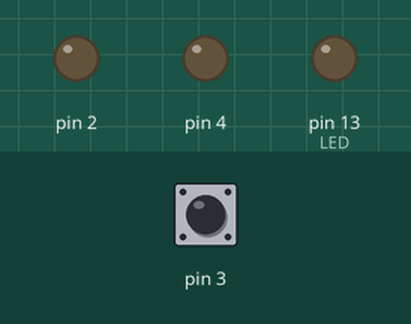
Recording of a sketch running on a simulated Arduino Uno, built with avr-gcc and run on an emulated ATmega328P. Parts: output pins drawn as LEDs (lit = HIGH). The test bench sets the inputs (shaded band); at power-on: pin 3 HIGH.

Above: at 0.8 s.
0.9 s: pin 3 pulled LOW for 3.2 s
At 5.1 s:
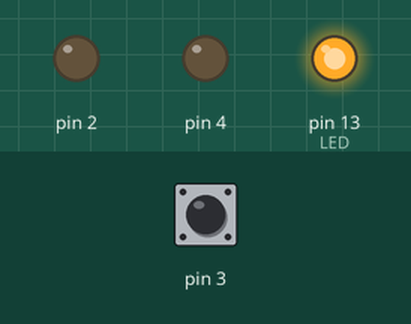
8.6 s: pin 3 driven HIGH
10.4 s: pin 3 driven LOW
At 11.5 s:
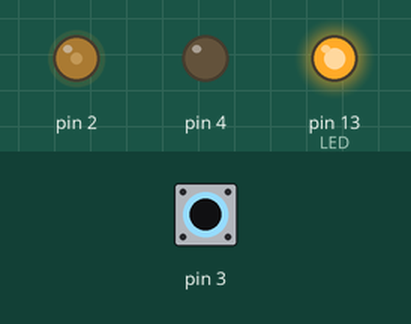
11.9 s: pin 3 driven HIGH
At 13.4 s:
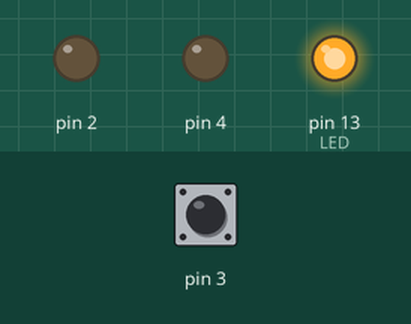
Timing chart, 0 to 14.4 s (numbered marks = the images above; inputs shaded):
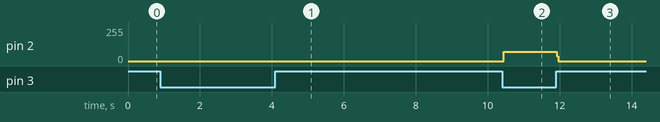

Measured:
- after the input at 0.9 s, pin 13 (LED): LOW → HIGH after 3.0 s
- after the input at 10.4 s, pin 2: 0/255 → 71/255 at once
- after the input at 11.9 s, pin 2: 71/255 → 0/255 at once

The sketch:

MyMainCode.ino
```cpp
#include "HX711.h"					//use 24bitAD HX711 library

HX711 HX711_CH0(2, 3, 1620); //SCK,DT,GapValue
//SCK pin for arduino and HX711 timer
//DT pin for reading AD data from HX711
//GapValue for weight calibration; if result is greater, increase; if smaller, decrease

int LED = 13;
long Weight = 0; //for measuring current weight
long Initial_Weight = 28; //the initial food weight (gram) the diner gets at checkout

long eating_speed;
int dinning = 1; //flag for being at dinning hall
int interval = 3000;


void setup()
{
  pinMode(LED, OUTPUT);				//set LED as output pin
  digitalWrite(LED, LOW);			//LED off
  Serial.begin(9600);						//set Baud

  HX711_CH0.begin();					//get tare weight
  delay(3000);								//3 seconds for stablization
  HX711_CH0.begin();					//get tare weight again

  digitalWrite(LED, HIGH);		//LED on, ready to test
  delay(5000);
  //vibration motor
  pinMode(4, OUTPUT);
  digitalWrite(4, LOW);
}


unsigned long previousMillis = 0;
unsigned long previousTime = 0;
void loop(){
  Weight = HX711_CH0.Get_Weight();
  unsigned long currentMillis = millis() - 8000; //8000 is the time used in setup
  if (currentMillis - previousMillis >= interval){ //output weight every 3 seconds for test
    previousMillis = currentMillis;
//    Serial.print(Weight);      //print current weight
//    Serial.println(" g");
    if (Weight != 0){
      if (dinning == 1){
        Weight = HX711_CH0.Get_Weight();
        //calculate speed
        if (Weight < Initial_Weight){
//          Serial.print(Weight);
          eating_speed = (Initial_Weight - Weight) / ((currentMillis - previousTime) / 1000);
//          Serial.print(Initial_Weight);
          Initial_Weight = Weight;
          previousTime = currentMillis;
          if (eating_speed > 0.5/*baseline_speed (g/s)*/){ //eat too fast
            Serial.print(eating_speed);
//            Serial.println(" fast ");
            unsigned long vibration_start = millis();
            while (1){
              digitalWrite(4, HIGH);
              if (millis() - vibration_start > 3000){
                digitalWrite(4, LOW);
                break;
              }
            }
          }
          //finish eating & return the tableware
          if (previousTime > 3000000){  //signal sent when tableware is reaturned
            dinning = 0;
          }
        }
      }
    }
  }
}
```

HX711.cpp
```cpp
#include "hx711.h"

HX711::HX711(int SCK_PIN,int DT_PIN,float GapValueIn)
{
  HX711_SCK = SCK_PIN;
	HX711_DT = DT_PIN;
	ValueGap = GapValueIn;
}

//****************************************************
//initiate HX711
//****************************************************
void HX711::begin()
{
	pinMode(HX711_SCK, OUTPUT);
	pinMode(HX711_DT, INPUT);

	Get_Maopi();
}

int HX711::Pressed(int AlarmValue)
{
	if(Get_Weight() >= AlarmValue && CurrentAlarm == 0)
	{
		CurrentAlarm = 1;
		return 1;
	}
	else if(Get_Weight() < AlarmValue)
	{
		CurrentAlarm = 0;
		return 0;
	}

	return 0;
}

//****************************************************
//get tare weight
//****************************************************
void HX711::Get_Maopi()
{
	Weight_Maopi = HX711_Read();
}

//****************************************************
//weigh
//****************************************************
long HX711::Get_Weight()
{
	HX711_Buffer = HX711_Read();

	Weight_Shiwu = HX711_Buffer;
	Weight_Shiwu = Weight_Shiwu - Weight_Maopi;				//weighted object AD data

	Weight_Shiwu = (long)((float)Weight_Shiwu/ValueGap+0.05);

	return Weight_Shiwu;
}

//****************************************************
//read HX711
//****************************************************
unsigned long HX711::HX711_Read()	//128 gain
{
	unsigned long count;
	unsigned char i;
	bool Flag = 0;

	digitalWrite(HX711_DT, HIGH);
	delayMicroseconds(1);

	digitalWrite(HX711_SCK, LOW);
	delayMicroseconds(1);

  	count=0;
  	while(digitalRead(HX711_DT));
  	for(i=0;i<24;i++)
	{
	  	digitalWrite(HX711_SCK, HIGH);
		delayMicroseconds(1);
	  	count=count<<1;
		digitalWrite(HX711_SCK, LOW);
		delayMicroseconds(1);
	  	if(digitalRead(HX711_DT))
			count++;
	}
 	digitalWrite(HX711_SCK, HIGH);
	delayMicroseconds(1);
	digitalWrite(HX711_SCK, LOW);
	delayMicroseconds(1);
	count ^= 0x800000;
	return(count);
}
```

HX711.h
```cpp
#ifndef __HX711__H__
#define __HX711__H__

#include <Arduino.h>


class HX711
{
public:
	HX711(int SCK_PIN,int DT_PIN,float GapValueIn=44);
	long Get_Weight();
	void begin();
	int Pressed(int AlarmValue);

	int HX711_SCK;
	int HX711_DT;
	float ValueGap;
	long HX711_Buffer;
	long Weight_Maopi;
	long Weight_Shiwu;
	int CurrentAlarm;
private:
	void Get_Maopi();
	unsigned long HX711_Read();

};

#endif
```
